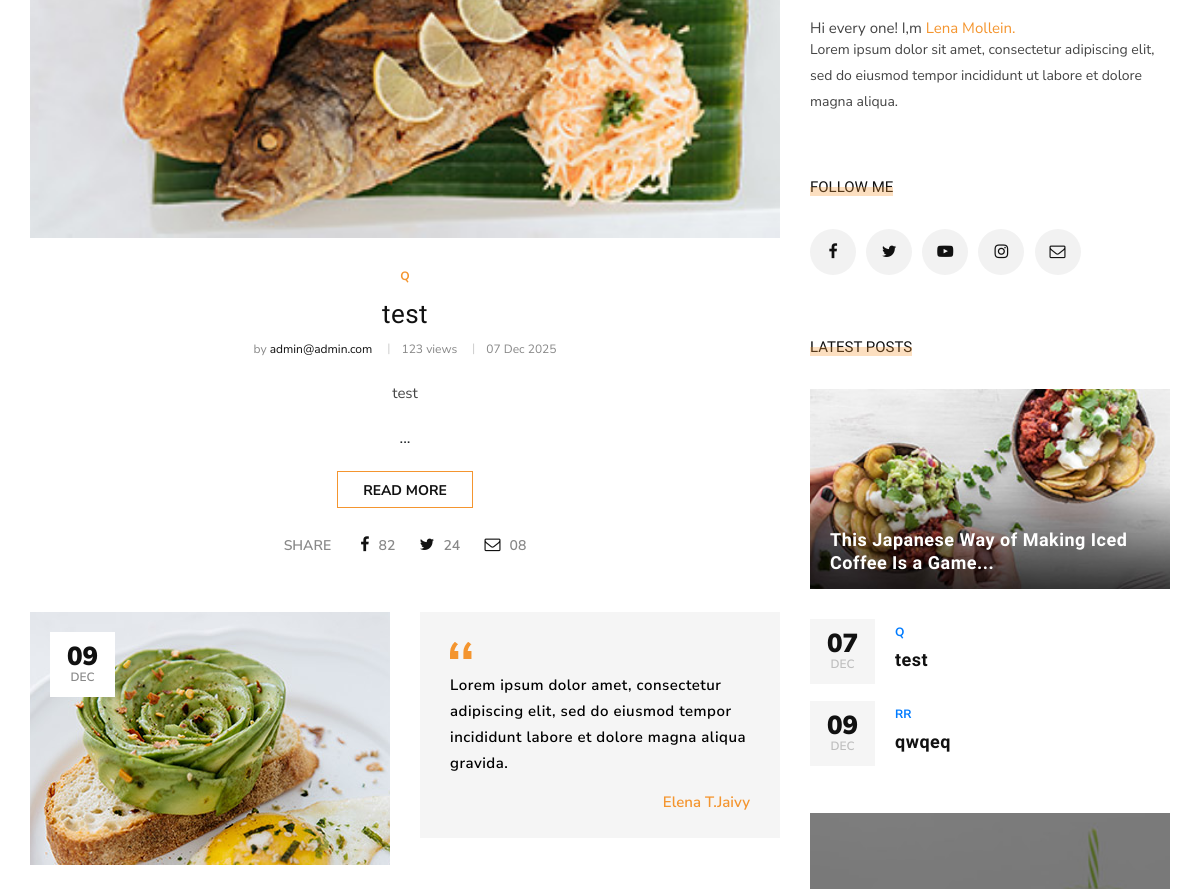
The page /website/ (middle part) on the database as committed earlier.
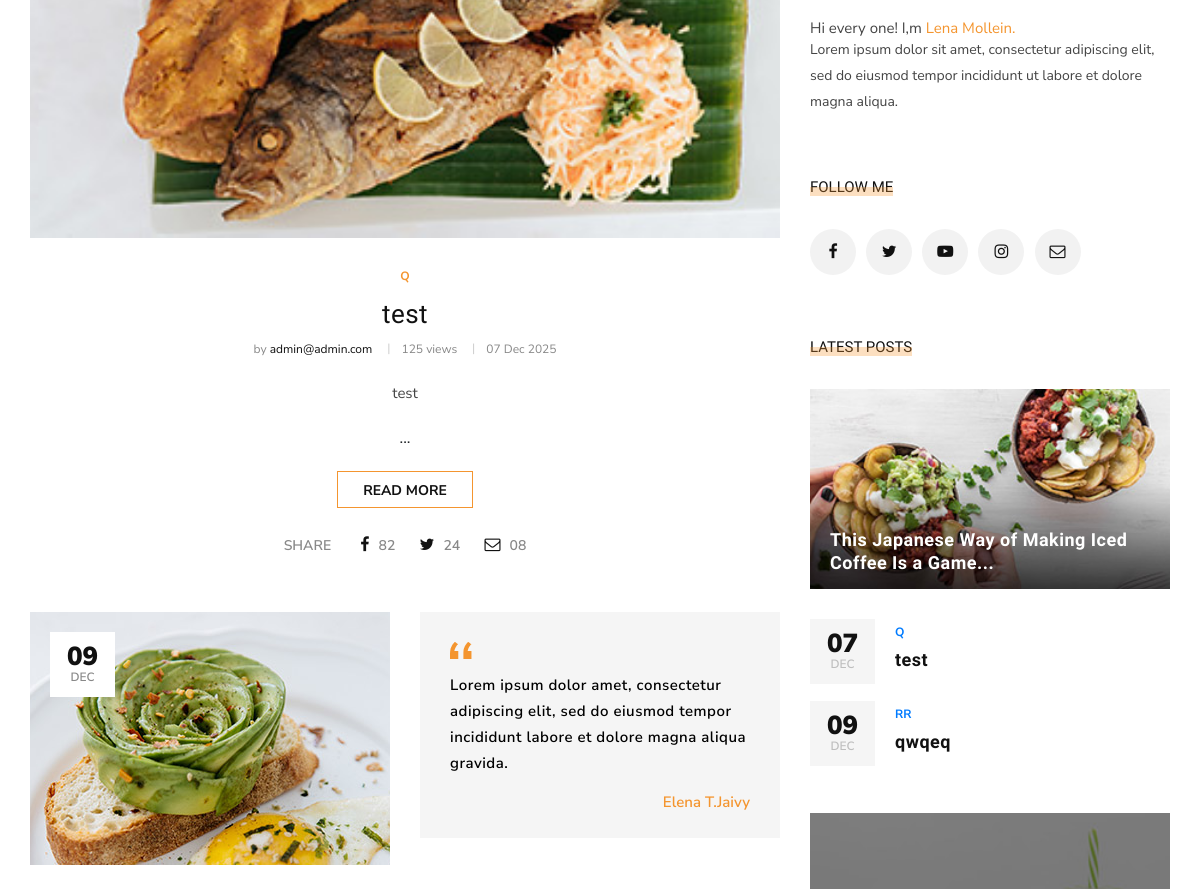
The same page on the database as committed later.
### blog/models.py (models this page shows, shortened)
class Post(models.Model):
    image = models.ImageField(upload_to = 'blog/', default = 'blog/default.jpg')
    author = models.ForeignKey("accounts.Profile",on_delete = models.SET_NULL,null = True)
    title = models.CharField(max_length=255)
    content = models.TextField()
    tags = TaggableManager()
    category = models.ManyToManyField(Category)
    counted_views = models.IntegerField(default=0)
    status = models.BooleanField(default=False)
    login_require = models.BooleanField(default=False)
    published_date = models.DateTimeField(null=True)
    created_date = models.DateTimeField(auto_now_add=True)
    updated_date = models.DateTimeField(auto_now=True)
    class Meta:
        ordering = ['id']

### accounts/models.py (models this page shows, shortened)
class Profile(models.Model):
    user = models.ForeignKey(User, on_delete=models.CASCADE)
    first_name = models.CharField(max_length=250)
    last_name = models.CharField(max_length=250)
    image = models.ImageField(upload_to='profile_images/',blank=True, null=True)
    description = models.TextField()
    created_date = models.DateTimeField(auto_now_add=True)
    updated_date = models.DateTimeField(auto_now=True)
    def __str__(self):
        return self.user.email

class User(AbstractBaseUser, PermissionsMixin):
    email = models.EmailField(max_length=255, unique=True)
    is_staff = models.BooleanField(default=False)
    is_active = models.BooleanField(default=True)
    is_superuser = models.BooleanField(default=False)
    is_verified = models.BooleanField(default=False)
    created_date = models.DateTimeField(auto_now_add=True)
    updated_date = models.DateTimeField(auto_now=True)
    USERNAME_FIELD = "email"
    REQUIRED_FIELDS = []
    objects = UserManager()

### website/views.py (the view)
# urls.py: path('',index_view,name='index'),
def index_view(request):
    return render(request,'website/index2.html')

### blog/models.py (called while the page is built)
    def __str__(self):
        return self.name

### blog/templatetags/blog_tags.py (called while the page is built)
@register.inclusion_tag('blog/blog_latestposts.html')
def latestposts():
    posts = Post.objects.filter(published_date__lte = timezone.now(),status=1).order_by('published_date')[:2]
    return {'posts':posts}

@register.inclusion_tag('blog/blog_postcategories.html')
def postcategories():
    posts = Post.objects.filter(published_date__lte = timezone.now(),status=1)
    categories = Category.objects.all()
    cat_dict = {}
    for name in categories:
        cat_dict[name] = posts.filter(category=name).count()
    return {'categories':cat_dict}

### website/templatetags/website_tags.py (called while the page is built)
@register.filter
def snippet(value,arg):
    return value[:arg]

@register.inclusion_tag('website/website-latestposts.html')
def latestposts2():
    posts = Post.objects.filter(published_date__lte = timezone.now(),status=1).order_by('published_date')[:6]
    return {'posts':posts}

### templates/website/index2.html (shortened to what this page needs)
{% extends 'base2.html' %}
{% load static %}
{% load website_tags %}
{% load blog_tags %}
{% block content %}
    <section class="categories spad">
        <div class="categories__post">
            <div class="container">
                <div class="row">
                    <div class="col-lg-8 col-md-8">
                        {% latestposts2 %}
                    </div>
                    <div class="col-lg-4 col-md-4">
                        <div class="sidebar__item">
                            {%include 'blog/blog_writer.html'%}
                            <div class="sidebar__follow__item">
                                <div class="sidebar__item__title">
                                    <h6>Follow me</h6>
                                </div>
                                <div class="sidebar__item__follow__links">
                                    <a href="#"><i class="fa fa-facebook"></i></a>
                                    <a href="#"><i class="fa fa-twitter"></i></a>
                                    <a href="#"><i class="fa fa-youtube-play"></i></a>
                                    <a href="#"><i class="fa fa-instagram"></i></a>
                                    <a href="#"><i class="fa fa-envelope-o"></i></a>
                                </div>
                            </div>
                            {% latestposts %}
                            <div class="sidebar__item__banner">
                                <img src="{% static "template2/img/sidebar/banner.jpg" %}" alt="">
                            </div>
                        </div>
                    </div>
                </div>
            </div>
        </div>
    </section>
{% endblock %}

### templates/website/website-latestposts.html (shortened to what this page needs)
{% load static %}
{% load website_tags %}
{% if posts.0 %}
<div class="categories__post__item categories__post__item--large">
    <div class="categories__post__item__pic set-bg"
        data-setbg="{{posts.0.image.url}}">
    </div>
    <div class="categories__post__item__text">
        <ul class="post__label--large">
            {% for cat in posts.0.category.all %}
            <li>
                {{cat.name}}
            </li>
            {% endfor %}
        </ul>
        <h3><a href="{% url "blog:blog_single" pid=posts.0.id %}">{{posts.0.title}}</a></h3>
        <ul class="post__widget">
            <li>by <span>{{posts.0.author}}</span></li>
            <li>{{posts.0.counted_views}} views</li>
            <li>{{posts.0.published_date|date:'d M Y'}}</li>
        </ul>
        <p>{{posts.0.content|snippet:100|safe}} ...</p>
        <a href="{% url "blog:blog_single" pid=posts.0.id %}" class="primary-btn">Read more</a>
        <div class="post__social">
            <span>Share</span>
            <a href="#"><i class="fa fa-facebook"></i> <span>82</span></a>
            <a href="#"><i class="fa fa-twitter"></i> <span>24</span></a>
            <a href="#"><i class="fa fa-envelope-o"></i> <span>08</span></a>
        </div>
    </div>
</div>
{% endif %}
<div class="row">
    <div class="col-lg-6 col-md-6 col-sm-6">
        {% if posts.1 %}
        <div class="categories__post__item">
            <div class="categories__post__item__pic small__item set-bg"
                data-setbg={{posts.1.image.url}}>
                <div class="post__meta">
                    <h4>{{posts.1.published_date|date:'d'}}</h4>
                    <span>{{posts.1.published_date|date:'M'}}</span>
                </div>
            </div>
        </div>
        {% endif %}
    </div>
    <div class="col-lg-6 col-md-6 col-sm-6">
        <div class="categories__post__item__small">
            <img src="{% static "template2/img/categories/categories-post/quote.png" %}" alt="">
            <p>Lorem ipsum dolor amet, consectetur adipiscing elit, sed do eiusmod tempor
                incididunt labore et dolore magna aliqua gravida.</p>
            <div class="posted__by">Elena T.Jaivy</div>
        </div>
    </div>
</div>

### templates/blog/blog_latestposts.html (shortened to what this page needs)
{% load static %}
<div class="sidebar__feature__item">
    <div class="sidebar__item__title">
        <h6>Latest Posts</h6>
    </div>
    <div class="sidebar__feature__item__large set-bg"
        data-setbg="{% static "template2/img/sidebar/feature-post.jpg" %}">
        <div class="sidebar__feature__item__large--text">
            <h5><a href="#">This Japanese Way of Making Iced Coffee Is a Game...</a>
            </h5>
        </div>
    </div>
    <div class="sidebar__feature__item__list">
        {% for post in posts %}
        <div class="sidebar__feature__item__list__single">
            <div class="post__meta">
                <h4>{{post.published_date|date:'d'}}</h4>
                <span>{{post.published_date|date:'M'}}</span>
            </div>
            <div class="post__text">
                <span>
                    {% for cat in post.category.all %}
                    <a href="{% url "blog:category" cat_name=cat.name %}">{{cat.name}} {%if not forloop.last%} , {%endif%}</a>
                    {% endfor %}
                </span>
                <h5><a href="{% url "blog:blog_single" pid=post.id %}">{{post.title}}</a></h5>
            </div>
        </div>
        {% endfor %}
    </div>
</div>

Rows that differ between the two databases and show on the page:
changed Post "test": counted_views "123" → "125"
